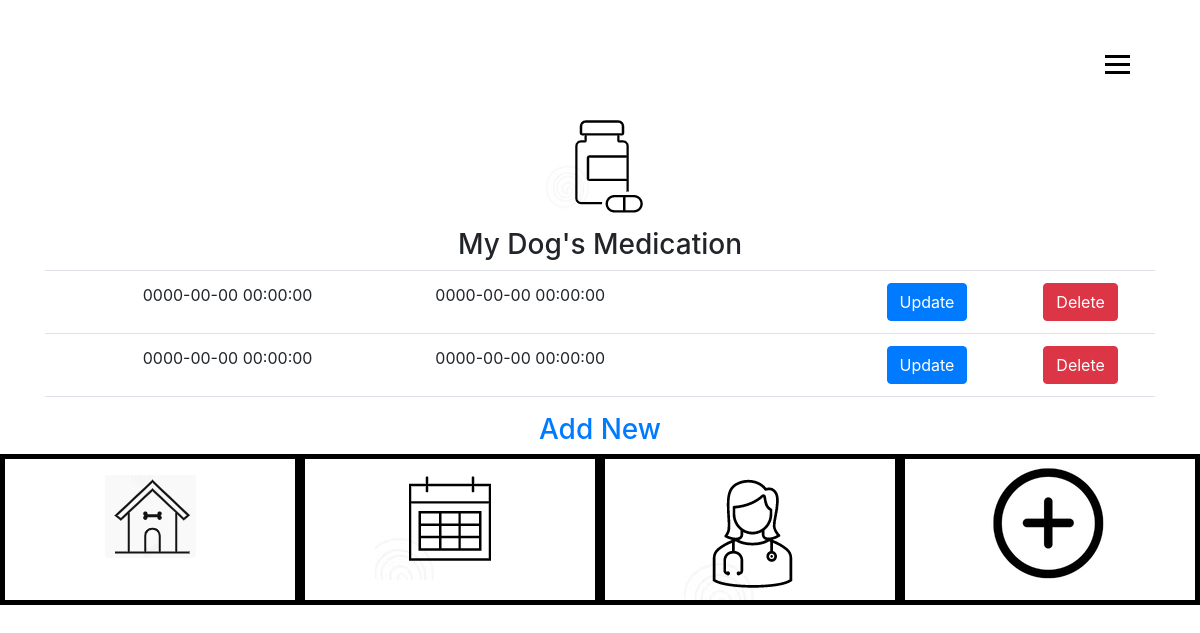
The page /medication-create.php on the database as committed earlier.
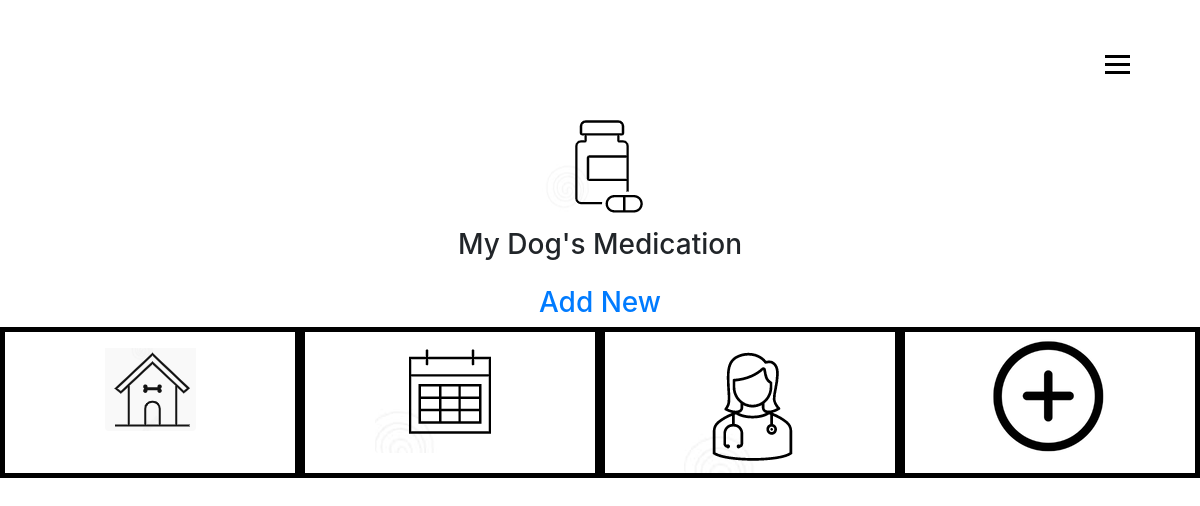
The same page on the database as committed later.
### tables this page shows
CREATE TABLE `tbl_medication` (
  `MedicationId` int(15) NOT NULL,
  `fldmedicationName` varchar(50) NOT NULL,
  `fldmedicationStartDate` datetime NOT NULL,
  `fldmedicationEndDate` datetime NOT NULL,
  `fldmedicationDose` varchar(50) NOT NULL,
  `fldmedicationFrequency` varchar(50) NOT NULL,
  `fldmedicationMethod` varchar(50) NOT NULL,
  `fldmedicationDoctor` varchar(50) NOT NULL,
  `fldmedicationNotes` varchar(150) NOT NULL,
  `fldmedicationDog` varchar(50) NOT NULL
);

### medication-read.php (the view, shortened to what this page needs)
<?php
include 'db.php';
  $sql = "select * from tbl_medication";
  $result = $conn->query($sql);
  while($row = $result->fetch_assoc()) {
    echo "<td>" . $row['fldmedicationName'] . "</td>";
    echo "<td>" . $row['fldmedicationStartDate'] . "</td>";
    echo "<td>" . $row['fldmedicationEndDate'] . "</td>";
    echo "<td>" . $row['fldmedicationDose'] . "</td>";
    echo "<td>" . $row['fldmedicationFrequency'] . "</td>";
    echo "<td>" . $row['fldmedicationMethod'] . "</td>";
    echo "<td>" . $row['fldmedicationDoctor'] . "</td>";
    echo "<td>" . $row['fldmedicationNotes'] . "</td>";
    echo '<td><a class="btn btn-primary" href="" role="button">Update</a></td>';
    echo '<td><a class="btn btn-danger" href="" role="button">Delete</a></td>';
  }
?>

Rows that differ between the two databases and show on the page:
removed tbl_medication: fldmedicationStartDate "0000-00-00 00:00:00", fldmedicationEndDate "0000-00-00 00:00:00"
removed tbl_medication: fldmedicationStartDate "0000-00-00 00:00:00", fldmedicationEndDate "0000-00-00 00:00:00"
